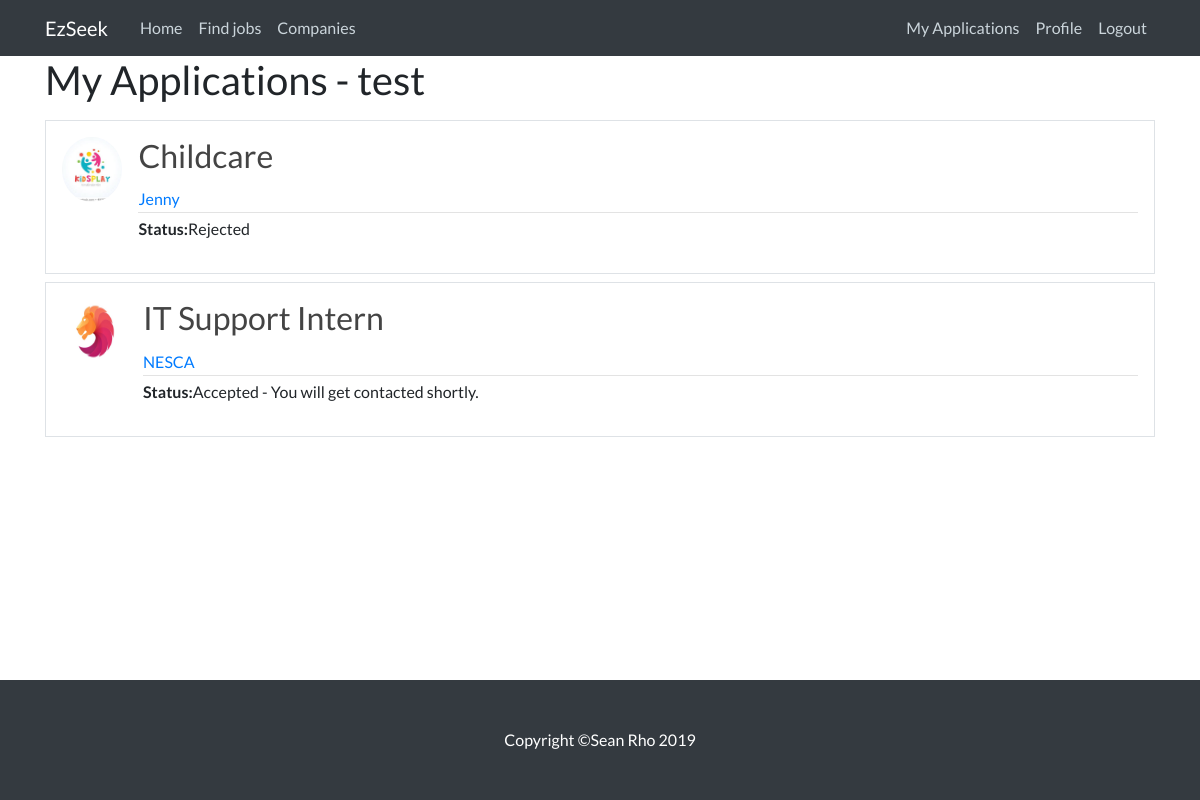
Page /myApplication/test (signed in) on the earlier database version.
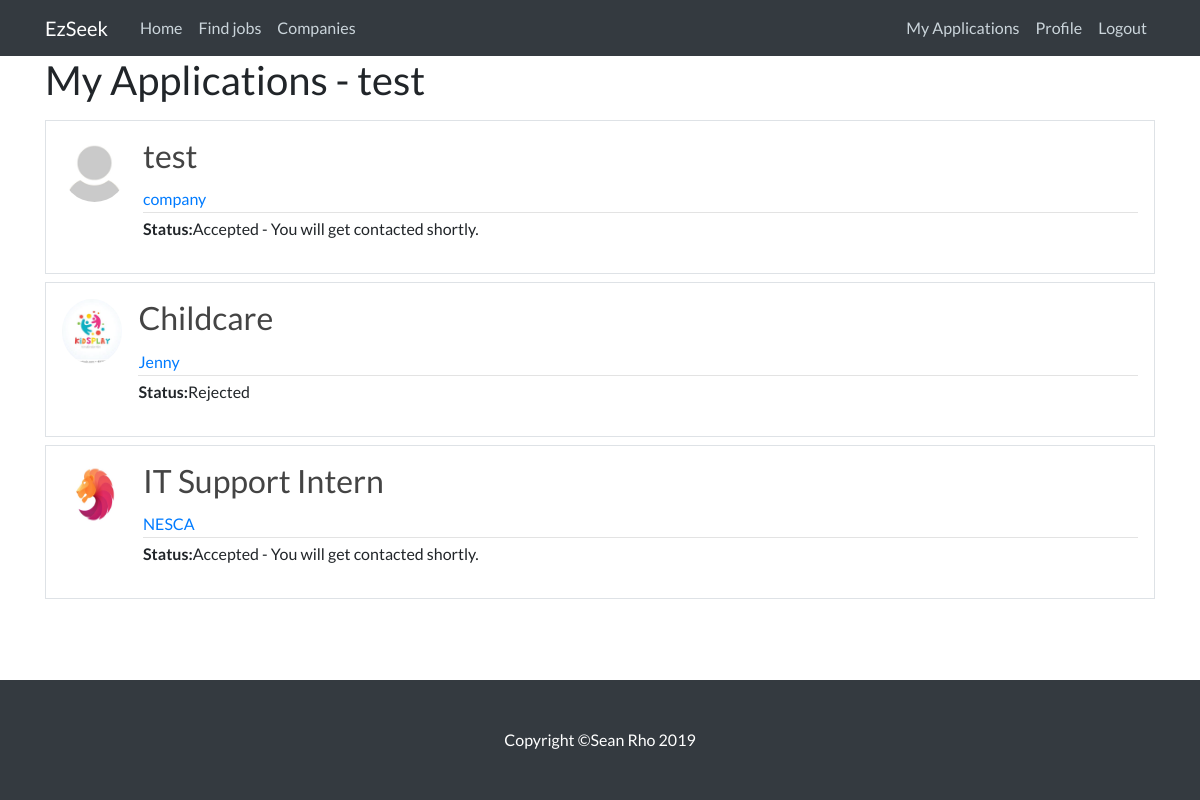
Same page on the later database version.
### RS/models.py (models this page shows, shortened)
class Application(models.Model):
    application_id = models.AutoField(primary_key = True)
    js_id = models.ForeignKey(JobSeeker, on_delete = models.CASCADE)
    company_id = models.ForeignKey(Company, on_delete = models.CASCADE)
    job_id = models.ForeignKey(Post, on_delete = models.CASCADE)
    status = models.CharField(default='In Progress', max_length=200)

class Post(models.Model):
    title = models.CharField(max_length=100)
    content = models.TextField()
    date_posted = models.DateTimeField(default=timezone.now)
    author = models.ForeignKey(User, on_delete=models.CASCADE)
    applied = models.ManyToManyField(User, related_name='applied', blank=True)
    def __str__(self):
       return self.title

class Profile(models.Model):
    user = models.OneToOneField(User, on_delete=models.CASCADE)
    image = models.ImageField(default='default.jpg', upload_to='profile_pics')

### RS/views.py (the view)
# urls.py: path('myApplication/<str:username>', MyApplicationListView.as_view(), name='myApplication'),
class MyApplicationListView(UserPassesTestMixin, ListView):
    model = Application
    template_name = 'myApplication.html'
    context_object_name = 'posts'
    paginate_by = 10
    def get_queryset(self):
        user = get_object_or_404(JobSeeker, user=self.request.user)
        return Application.objects.filter(js_id=user).order_by('-application_id')
    def test_func(self):
        currentUser = self.kwargs['username'] #magic kwargs!!!
        if self.request.user.username == currentUser:
            return True
        raise Http404("You are not allowed to view other Jobseeker's personal application page.")

### RS/templates/myApplication.html (shortened to what this page needs)
{% extends "base.html" %}
{% block content %}
    <h1 class="mb-3">My Applications - {{ view.kwargs.username }}</h1>
    {% for post in posts %}
    <div>
     <div class="media border p-3 mb-2">
      <img class="rounded-circle article-img" src="{{ post.job_id.author.profile.image.url }}">
       <div class="card h-100 w-100 border-0">
        <div class="article-metadata">
         <h2 class="card-title">
          <a class="article-title" href="{% url 'jobDetail' post.job_id.id %}">{{ post.job_id }}</a>
         </h2>
          <a class="mr-2" href="{% url 'companyDetail' post.job_id.author.company.id %}">{{ post.job_id.author }}</a>
        </div>
          <p class="article-content"><b class="font-weight-bold">Status:</b>{{ post.status }}</p>
       </div>
     </div>
    </div>
    {% empty %}
<p class="article-content"><b class="font-weight-bold">You have not applied for jobs yet</b></p>
    {% endfor %}
{% endblock content %}

Differences in the rows shown:
added Application: job_id.author.profile.image (placeholder picture), job_id "test", job_id.author "company", status "Accepted - You will get contacted shortly."
